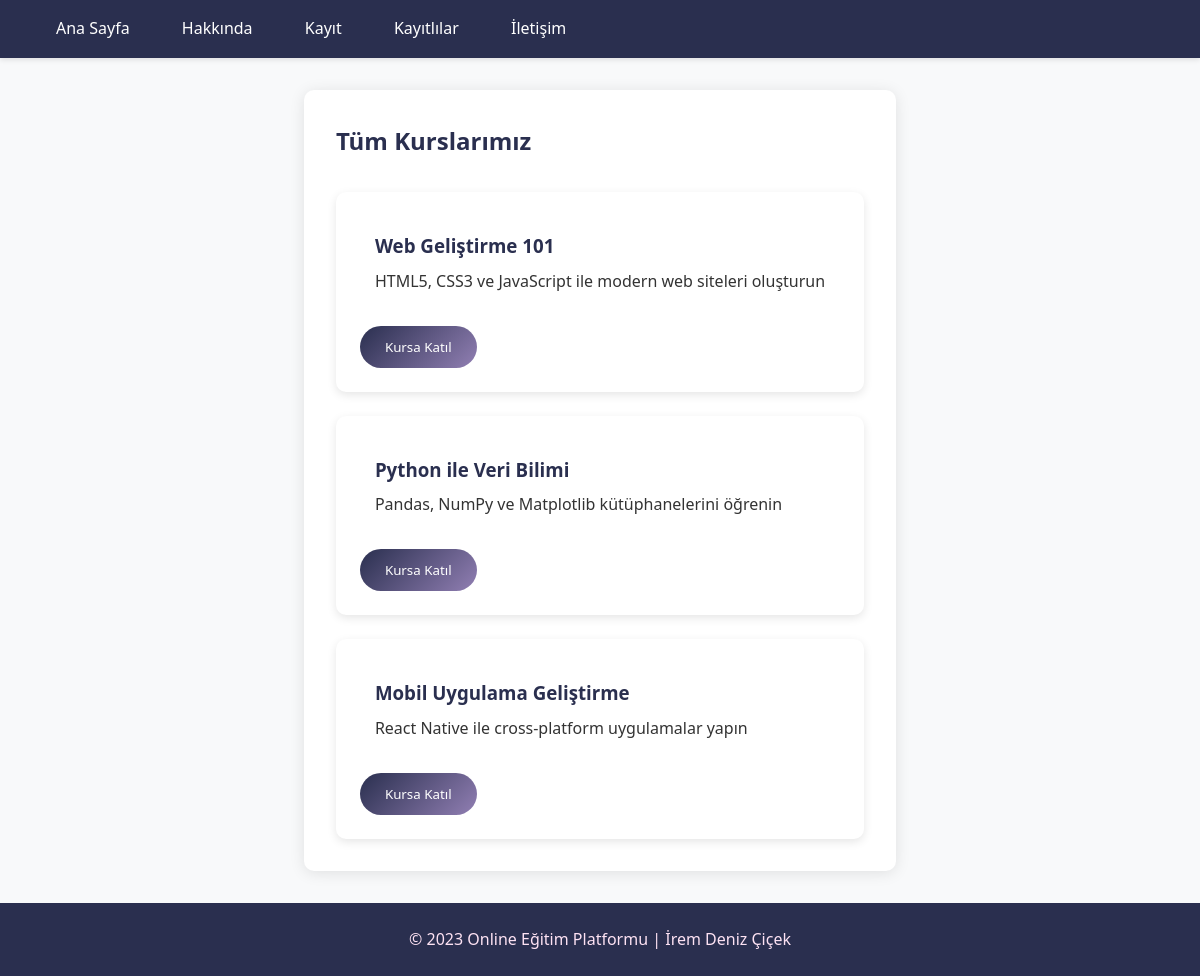
Page /240130023_1_A/courses.php on the committed database.
### tables this page shows
CREATE TABLE courses (
  id INT AUTO_INCREMENT PRIMARY KEY,
  course_name VARCHAR(100) NOT NULL,
  instructor VARCHAR(100) NOT NULL,
  description TEXT,
  difficulty VARCHAR(20),
  duration_hours INT,
  image_url VARCHAR(255)
);

### 240130023_1_A/courses.php (the view, shortened to what this page needs)
<!DOCTYPE html>
<html lang="en">
<head>
     <link rel="stylesheet" href="style.css?v=<?= time(); ?>">
</head>
<body>
<?php
include 'header.php';
include 'config.php';
$sorgu = "SELECT * FROM courses";
$sonuc = mysqli_query($baglanti, $sorgu);
?>
<div class="container">
    <h2>Tüm Kurslarımız</h2>
    <div class="course-grid">
        <?php while($kurs = mysqli_fetch_assoc($sonuc))
        { ?>
            <div class="course-card">
                <div class="course-details">
                    <h3><?php echo htmlspecialchars($kurs['course_name']); ?></h3>
                    <p><?php echo htmlspecialchars($kurs['description']); ?></p>
                </div>
                <form method="POST" action="kayit-ol.php">
                    <button type="submit" class="btn">Kursa Katıl</button>
                </form>
            </div>
        <?php } ?>
    </div>
</div>
<?php include 'footer.php'; ?>
</body>
</html>

### 240130023_1_A/style.css (style rules this page uses)
:root { --primary-color: #2A2F4F; --secondary-color: #917FB3; --accent-color: #E5BEEC; --light-color: #FDE2F3; --dark-color: #2A2F4F; --background: linear-gradient(135deg, #2A2F4F 0%, #917FB3 100%); }
* { margin: 0; padding: 0; box-sizing: border-box; font-family: 'Segoe UI', Tahoma, Geneva, Verdana, sans-serif; }
body { background:#f8f9fa; color: var(--dark-color); line-height: 1.6; min-height: 100vh; display: flex; flex-direction: column; }
.container { max-width: 1200px; margin: 2rem auto; padding: 2rem; background: white; border-radius: 10px; box-shadow: 0 2px 15px rgba(0, 0, 0, 0.1); flex: 1; }
h1, h2, h3 { color: var(--primary-color); margin-bottom: 1.5rem; }
.course-grid { display: grid; grid-template-columns: repeat(auto-fit, minmax(280px, 1fr)); gap: 1.5rem; margin-top: 2rem ; }
.course-card { background: white; padding: 1.5rem; border-radius: 10px; box-shadow: 0 3px 10px rgba(0,0,0,0.1); transition: transform 0.3s ease, box-shadow 0.3s ease; display: flex; flex-direction: column; justify-content: space-between; }
.course-card h3 { color: var(--primary-color); margin-bottom: 0.5rem; }
.course-card p { flex-grow: 1; margin-bottom: 1rem; color: #333; }
.course-card .btn { align-self: flex-start; margin-top: auto; }
.course-details { padding: 15px; flex-grow: 1; display: flex; flex-direction: column; }
.btn { display: inline-block; padding: 12px 25px; background: linear-gradient(135deg, var(--primary-color), var(--secondary-color)); color: white; border: none; border-radius: 25px; cursor: pointer; transition: all 0.3s ease; font-weight: 500; }
.container { animation: fadeIn 0.5s ease-out; }

### rows in the picture
courses: course_name "Web Geliştirme 101", description "HTML5, CSS3 ve JavaScript ile modern web siteleri oluşturun"
courses: course_name "Python ile Veri Bilimi", description "Pandas, NumPy ve Matplotlib kütüphanelerini öğrenin"
courses: course_name "Mobil Uygulama Geliştirme", description "React Native ile cross-platform uygulamalar yapın"
